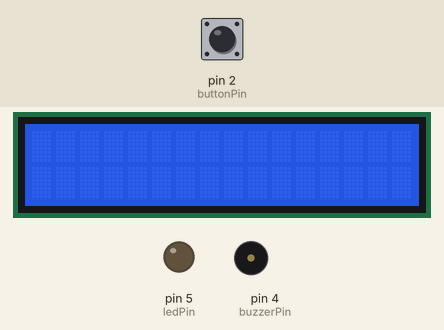
The sketch below on a simulated Arduino Mega 2560, built with avr-gcc and run on an emulated ATmega2560. Shown: 16×2 character LCD, output pins drawn as LEDs (lit = HIGH), buzzer (waves = sounding, pin HIGH). Inputs (shaded band) come from the test bench; at power-on: pin 2 (buttonPin) HIGH. What the sketch prints to the serial monitor is not drawn.

Above: at 1.2 s.
1.3 s: pin 2 (buttonPin) pulled LOW for 0.15 s
At 2.4 s:
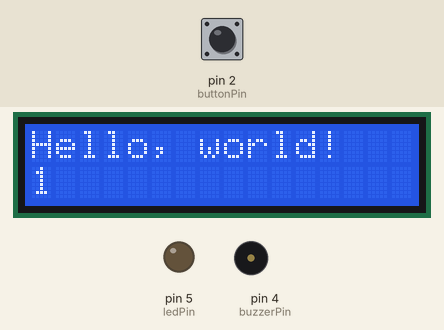
3.4 s: pin 2 (buttonPin) pulled LOW for 1 s
At 5.6 s:
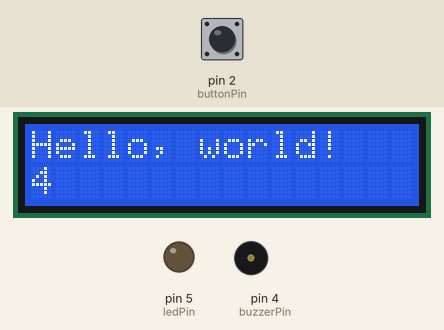
6.1 s: pin 2 (buttonPin) pulled LOW for 0.15 s
At 7.2 s:
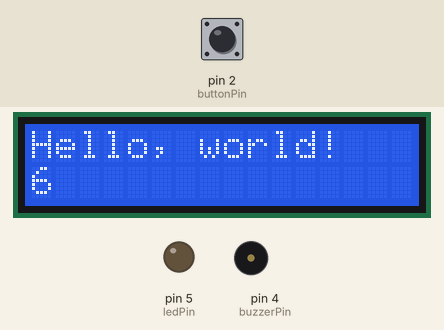
8.2 s: pin 2 (buttonPin) pulled LOW for 1 s
At 10.5 s:
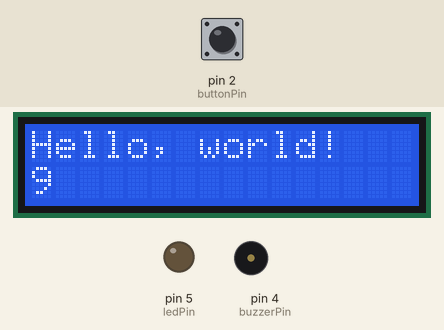
Timing chart, 0 to 11.9 s (numbered marks = the images above; inputs shaded):
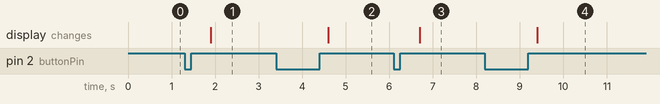

Measured:
- after the input at 1.3 s, the display: changes after 0.60 s (image 1)
- after the input at 3.4 s, the display: changes after 1.2 s (image 2)
- after the input at 6.1 s, the display: changes after 0.60 s (image 3)
- after the input at 8.2 s, the display: changes after 1.2 s (image 4)

The sketch:

project-mega-component-check.ino
```cpp
#include <LiquidCrystal.h>          //the liquid crystal library contains commands for printing to the display

// Define pins
const int buttonPin = 2;   // Arduino pin connected to button's pin
const int ledPin = 5;       // Arduino pin connected to button's pin
const int buzzerPin = 4;    // Arduino pin connected to button's pin

int pressedCount = 0;
int sensorToReport;
int buttonState = 0;
bool toReport = false;
LiquidCrystal lcd(12,11,10,9,8,7);

void setup() {
  Serial.begin(9600);
  Serial.print("started ... ");
  lcd.begin(16, 2);                 //tell the lcd library that we are using a display that is 16 characters wide and 2 characters high
  lcd.clear();                      //clear the display
  pinMode(buttonPin, INPUT_PULLUP);       // set arduino pin to input pull-up mode
  attachInterrupt(digitalPinToInterrupt(buttonPin), buttonInterrupt, RISING); //interrupt to track button's state
  pinMode(ledPin, OUTPUT);              //set pin 5 as an output that can be set to HIGH or LOW
  pinMode(buzzerPin, OUTPUT);              //set pin 4 as an output that can be set to HIGH or LOW

}

void loop() {

   if (digitalRead(buttonPin) == LOW) {
      Serial.println("Button pressed!");
      delay(600);
   }

  //PERIODICAL SENSOR DATA COLLECTION
  // go thr the array
    //if recieved data == "BUZZ"
    //then BUZZ for 2 seconds

    //if recieved data == "LED" then light up

  // 3 button presses

  //ON DEMAND SENSOR DATA COLLECTION
  if(toReport){
    Serial.println("Entered ISR for button");
    //recieve data
    //display the data from air-quality sensor
    lcd.setCursor(0, 0);              //set the cursor to the 0,0 position (top left corner)
    lcd.print("Hello, world!");       //print hello, world! starting at that position

    lcd.setCursor(0, 1);              //move the cursor to the first space of the bottom row
    lcd.print(millis() / 1000);       //print the number of seconds that have passed since the last reset
    toReport = false;
  }

}


void buttonInterrupt(){
  toReport = true;
  //Serial.println("button >>> interrupt .. ");
}
```
